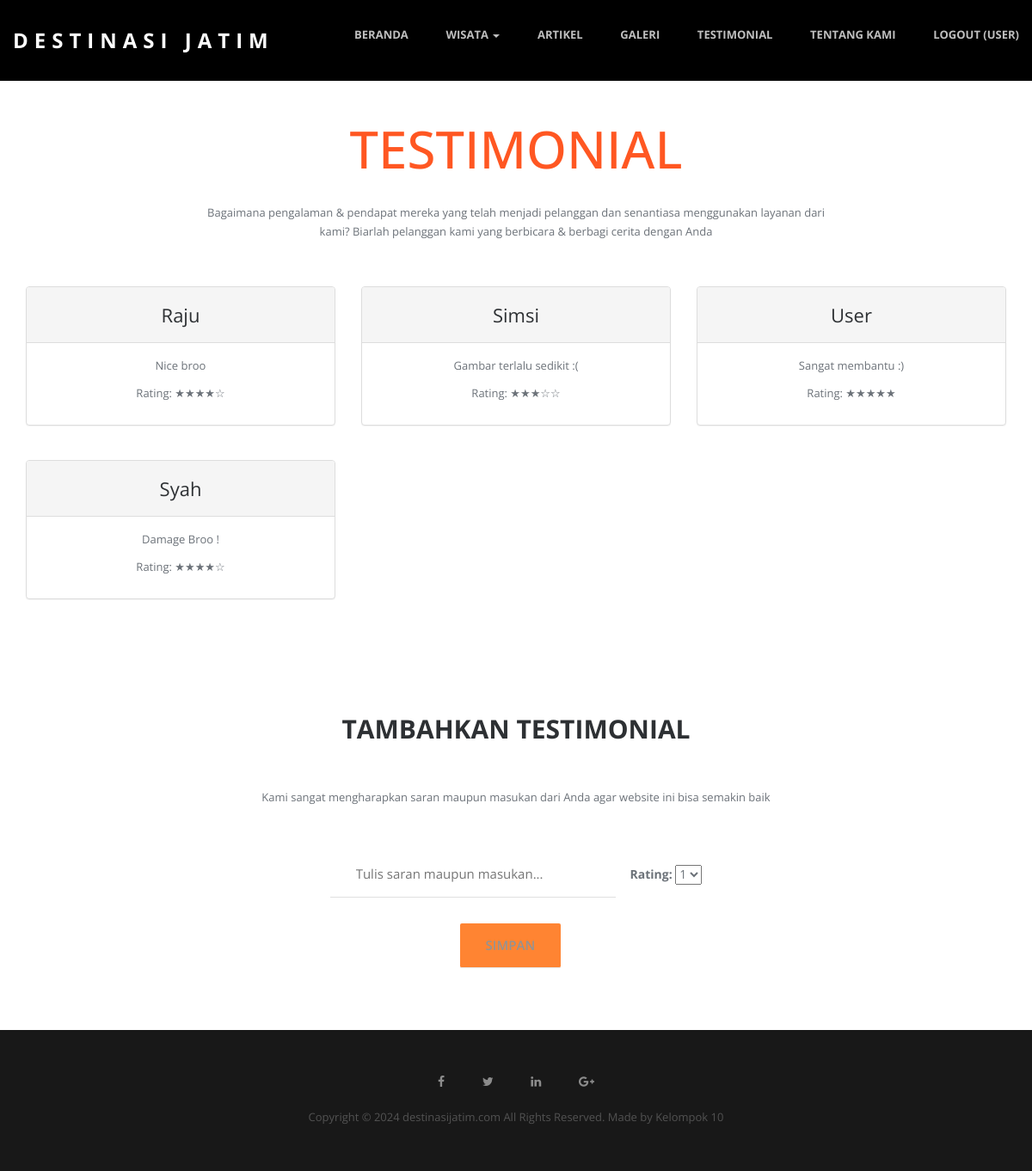
Page /testimonial.php (signed in) on the committed database.
### tables this page shows
CREATE TABLE `testi` (
  `id` int(11) NOT NULL,
  `nama_user` varchar(50) NOT NULL,
  `saran` varchar(300) NOT NULL,
  `rating` int(11) NOT NULL
);

### testimonial.php (the view, shortened to what this page needs)
<!doctype html>
<html class="no-js" lang="">
<head>
  <link rel="stylesheet" href="css/bootstrap.min.css">
  <link rel="stylesheet" href="css/flexslider.css">
  <link rel="stylesheet" href="css/jquery.fancybox.css">
  <link rel="stylesheet" href="css/main.css">
  <link rel="stylesheet" href="css/responsive.css">
  <link rel="stylesheet" href="css/font-icon.css">
  <link rel="stylesheet" href="css/animate.min.css">
  <link rel="stylesheet" href="https://maxcdn.bootstrapcdn.com/font-awesome/4.4.0/css/font-awesome.min.css">
</head>
<body>
  <header id="header" class="navbar-fixed-top">
    <div class="header-content clearfix"> <a class="logo" href="index.php">Destinasi Jatim</a>
      <nav class="navigation" role="navigation">
        <ul class="primary-nav">
          <li><a href="index.php">Beranda</a></li>
          <li class="dropdown">
            <a href="#" class="dropdown-toggle" data-toggle="dropdown">Wisata <b class="caret"></b></a>
          </li>
          <li><a href="artikel.php">Artikel</a></li>
          <li><a href="galeri.php">Galeri</a></li>
          <li><a href="testimonial.php">Testimonial</a></li>
          <li><a href="tentang.php">Tentang Kami</a></li>
          <?php
          if (!isset($_SESSION['is_login'])) {
          ?>
            <li><a href="login.php">Login</a></li>
          <?php } else { ?>
            <li><a href="akunuser.php?logoutSubmit=1" class="logout">Logout (<?= $_SESSION['namauser']; ?>)</a></li>
          <?php } ?>
        </ul>
      </nav>
    </div>
  </header>
  <main>
    <section id="intro">
      <div class="container">
        <div class="col-md-8 col-md-offset-2 text-center">
          <h1 class="title-intro">TESTIMONIAL</h1>
          <br>
            <p>Bagaimana pengalaman & pendapat mereka yang telah menjadi pelanggan dan senantiasa menggunakan layanan dari kami? Biarlah pelanggan kami yang berbicara & berbagi cerita dengan Anda</p>
        </div>
      </div>
    </section>
    <?php
    function generateStarRating($rating)
    {
      $stars = '';
      for ($i = 1; $i <= 5; $i++) {
        if ($i <= $rating) {
          $stars .= '★';
        } else {
          $stars .= '☆';
        }
      }
      return $stars;
    }
    ?>
    <section id="teams" class="section teams">
      <div class="container">
        <div class="row">
          <?php
          include "koneksi.php";
          $query = "SELECT * FROM testi";
          $sql = mysqli_query($connect, $query);
          while ($data = mysqli_fetch_array($sql)) {
          ?>
            <div class="col-md-4 col-sm-6 panel-testimonial">
              <div class="panel panel-default">
                <div class="panel-heading panel-custom">
                  <h4 class="person"><?php echo $data['nama_user']; ?></h4>
                </div>
                <div class="panel-body panel-body-custom">
                  <p><?php echo $data['saran']; ?></p>
                  <p>Rating: <?php echo generateStarRating($data['rating']); ?></p>
                </div>
              </div>
            </div>
          <?php } ?>
        </div>
      </div>
    </section>
    <?php
    if (!isset($_SESSION['user_biasa'])) {
    ?>
    <?php } else { ?>
      <section id="contact" class="section">
        <div class="container">
          <div class="row">
            <div class="col-md-8 col-md-offset-2 conForm">
              <h5>Tambahkan Testimonial</h5>
              <p>Kami sangat mengharapkan saran maupun masukan dari Anda agar website ini bisa semakin baik</p>
              <form method="post" action="proses_simpan_testi.php" class="testi-form">
                <div>
                  <input id="saran" type="text" name="saran" placeholder="Tulis saran maupun masukan...">
                  <label for="rating">Rating:</label>
                  <select name="rating" id="rating">
                    <option value="1">1</option>
                  </select>
                  <input type="submit" class="btn btn-large" value="Simpan">
                </div>
              </form>
            </div>
          </div>
        </div>
      </section>
    <?php } ?>
  </main>
  <footer class="footer">
    <div class="footer-top section">
      <div class="container" align="center">
        <div class="row">
          <a style="padding:20px" ; href="#"><i class="fa fa-facebook"></i></a>
          <a style="padding:20px" ; href="#"><i class="fa fa-twitter"></i></a>
          <a style="padding:20px" ; href="#"><i class="fa fa-linkedin"></i></a>
          <a style="padding:20px" ; href="#"><i class="fa fa-google-plus"></i></a>
          <br>
          <br>
          <p>Copyright © 2024 destinasijatim.com All Rights Reserved. Made by Kelompok 10</p>
        </div>
      </div>
    </div>
  </footer>
</body>
</html>

### css/main.css (style rules this page uses)
p { font-size: 13px; line-height: 22.4px; color: #6c7279; }
h1 { font-size: 65px; color: #2d3033; }
h4 { font-size: 22px; color: #2d3033; font-weight: 400; }
h5 { font-size: 14px; color: #2d3033; text-transform: uppercase; font-weight: 700; }
.btn { background-color: #F60; color: #fff; font-size: 13px; font-weight: 600; border: 0; -moz-border-radius: 2px; -webkit-border-radius: 2px; border-radius: 2px; display: inline-block; text-transform: uppercase; opacity:0.8; }
.btn-large { padding: 15px 40px; }
a { color: #e84545; }
body { font-family: "Open Sans", Arial, sans-serif; font-weight: 400; color: #6c7279; }
ul, ol { margin: 0; padding: 0; }
ul li { list-style: none; }
.section { padding: 3em 0; }
#header { position: fixed; width: 100%; z-index: 999; background-color: black; }
#header .header-content { margin: 0 auto; max-width: 1170px; padding: 30px 0; width: 100%; -moz-transition: padding 0.3s; -o-transition: padding 0.3s; -webkit-transition: padding 0.3s; transition: padding 0.3s; }
#header .logo { float: left; font-size: 2.4rem; font-weight:700; color:rgb(255, 255, 255); text-decoration:none; text-transform:uppercase; letter-spacing:7px; }
.navigation { float: right; }
.navigation li { display: inline-block; }
.navigation a { color: rgba(255, 255, 255, 0.75); font-size: 13px; font-weight: 700; margin-left: 40px; text-transform: uppercase; }
.panel-testimonial { margin-bottom: 20px; }
.panel-body { text-align: center; }
.person { max-width: 270px; text-align: center; }
.conForm { text-align: center; }
.conForm h5 { font-size: 30px; }
.conForm p { text-align: center; margin: 7%; }
.conForm input { color: #797979; padding: 15px 30px; border: none; margin-right: 3%; margin-bottom: 30px; outline: none; font-style: normal; border-bottom: #e0e0e0 1px solid; font-size: 15px; }
.footer { text-align: left; }
.footer-top { background-color: #181818; padding-top: 50px; }
.footer p { color: rgba(255, 255, 255, 0.25); }
.footer a { color: rgba(255, 255, 255, 0.50); }
.title-intro { color: #ff5722; font-size: 6rem; font-weight: 500; text-transform: uppercase; text-align: center; }
main { padding-top: 12rem; min-height: 77.5vh; }
.testi-form { display: flex; justify-content: center; align-items: center; flex-direction: column; }
#saran { width: 75%; }
.panel-custom { display: flex; justify-content: center; align-items: center; }

### rows in the picture
testi: nama_user "Raju", saran "Nice broo", rating "★★★★☆"
testi: nama_user "Simsi", saran "Gambar terlalu sedikit :(", rating "★★★☆☆"
testi: nama_user "User", saran "Sangat membantu :)", rating "★★★★★"
testi: nama_user "Syah", saran "Damage Broo !", rating "★★★★☆"

### other values in the picture
$_SESSION['namauser'] "USER"
